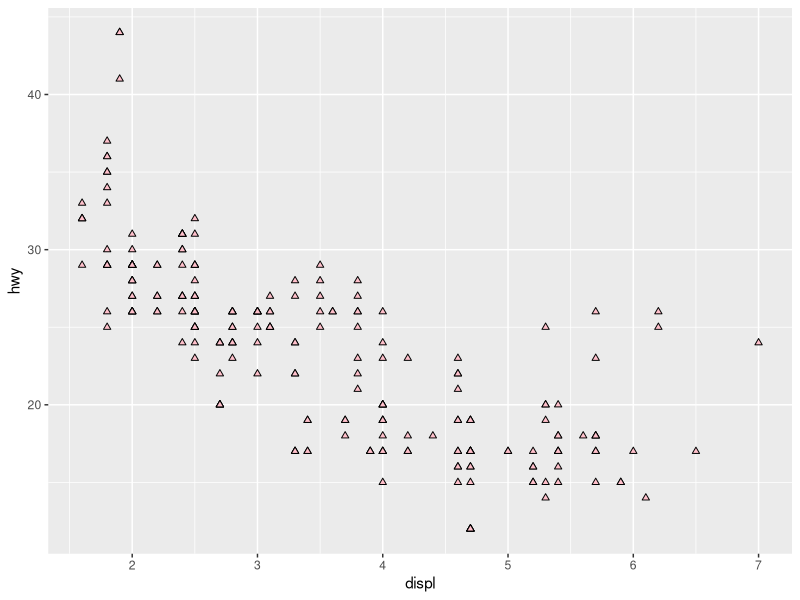
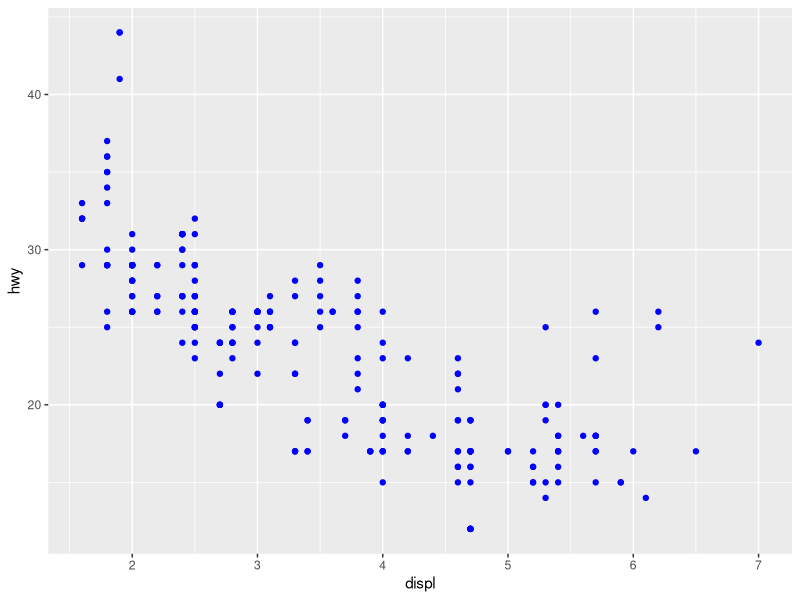
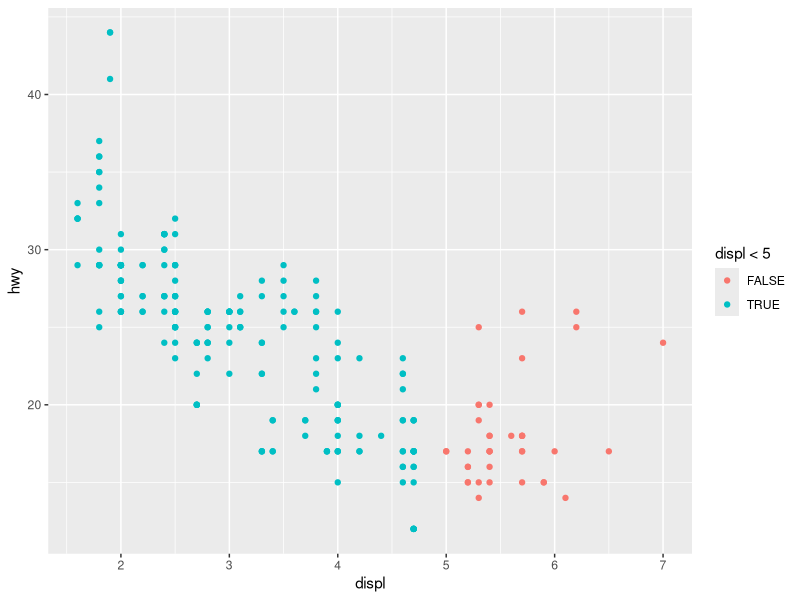
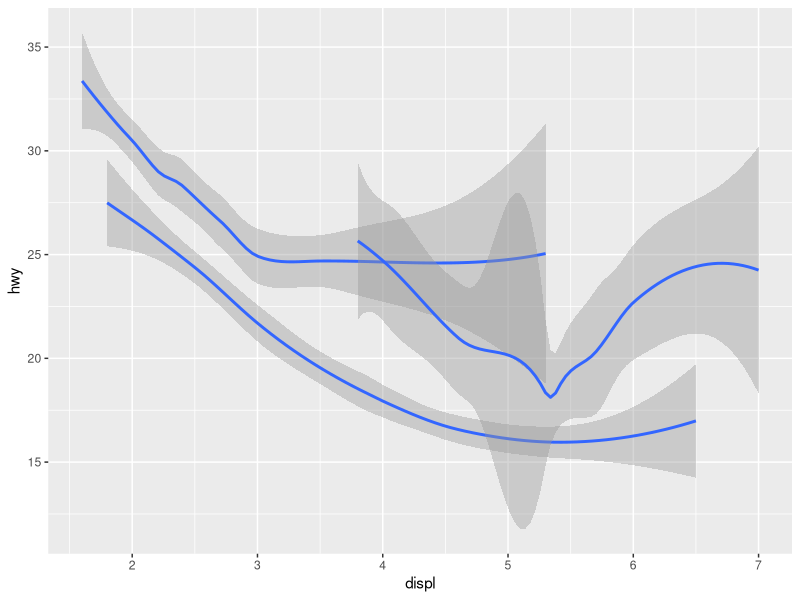
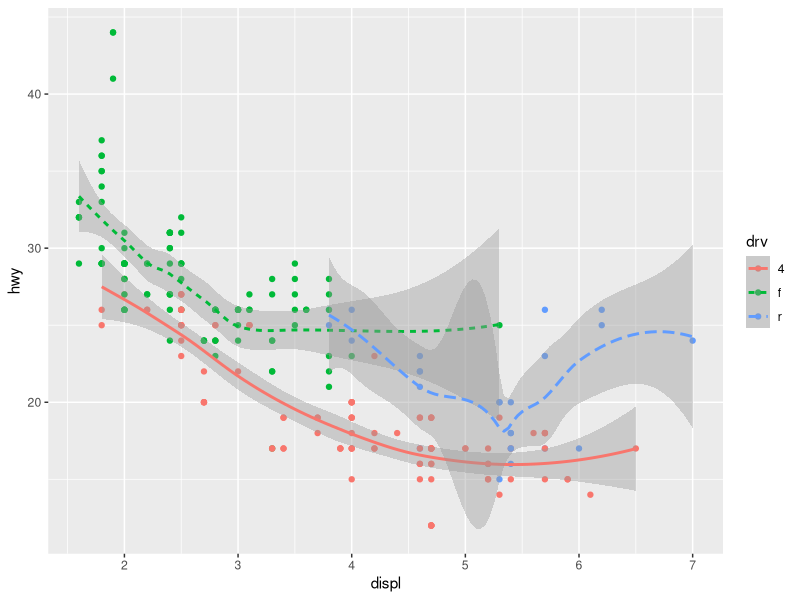
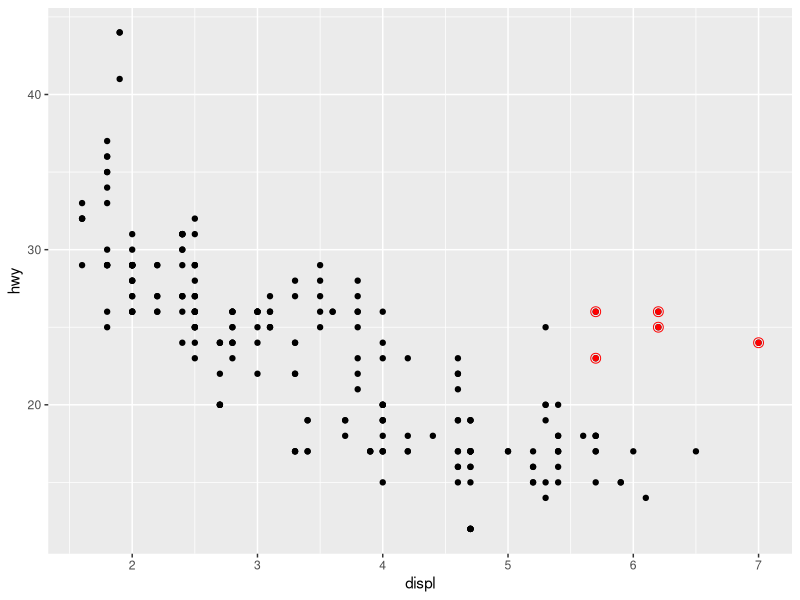
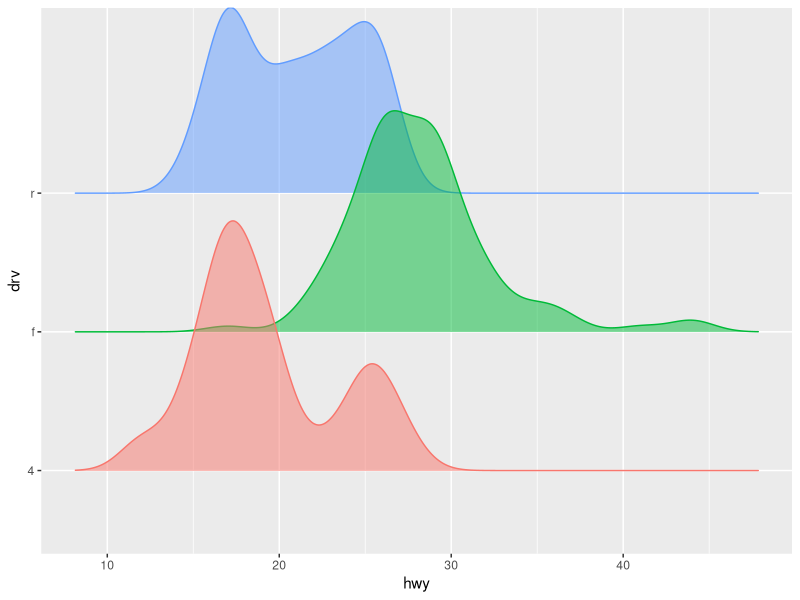
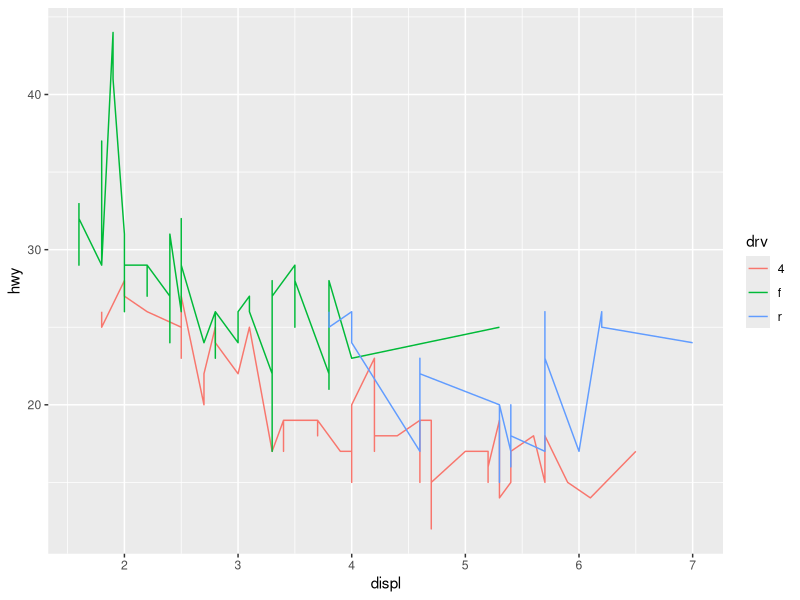

Source code (R) for these figures, in order:
library(tidyverse)

# aesthetics
# exercises
mpg |> 
  ggplot(aes(x = displ, y = hwy)) +
  geom_point(shape = 24, fill = "pink")

ggplot(mpg) +
  geom_point(aes(x = displ, y = hwy), color = "blue")

?geom_point

ggplot(mpg) +
  geom_point(aes(x = displ, y = hwy, color = displ < 5))

# geometric objects
View(mpg)

ggplot(mpg, aes(x = displ, y = hwy, shape = drv)) +
  geom_smooth()

ggplot(mpg, aes(x = displ, y = hwy, color = drv)) +
  geom_point() + 
  geom_smooth(aes(linetype=drv), se = TRUE)

ggplot(mpg, aes(x = displ, y = hwy)) +
  geom_point() +
  geom_point(
    data = mpg |> filter(class == "2seater"),
    color = "red"
  ) +
  geom_point(
    data = mpg |> filter(class == "2seater"),
    shape = "circle open", size = 3, color = "red"
  )

library(ggridges)
ggplot(mpg, aes(x = hwy, y = drv, fill = drv, color = drv)) +
  geom_density_ridges(alpha = 0.5, show.legend = FALSE)

# exercises
ggplot(mpg, aes(x = displ, y = hwy, color = drv, fill = drv)) +
  geom_line()

ggplot(mpg, aes(x = displ, y = hwy)) +
  geom_point(size = 3) +
  geom_smooth(se = FALSE)

ggplot(mpg, aes(x = displ, y = hwy)) +
  geom_smooth(aes(group = drv), se = FALSE, linewidth = 2) +
  geom_point(size = 3)
  

ggplot(mpg, aes(x = displ, y = hwy, color = drv)) +
  geom_point(size = 3) +
  geom_smooth(se = FALSE)

ggplot(mpg, aes(x = displ, y = hwy)) +
  geom_point(aes(color = drv), size = 3) +
  geom_smooth(se = FALSE, linewidth = 2)

ggplot(mpg, aes(x = displ, y = hwy)) +
  geom_point(aes(color = drv), size = 3) +
  geom_smooth(aes(linetype =  drv),se = FALSE, linewidth = 2)
?aes

ggplot(mpg, aes(x = displ, y = hwy)) +
  geom_point(size = 4, color = "white", fill = "white") +
  geom_point(aes(color = drv), size = 2)

# facets
ggplot(mpg, aes(x = displ, y = hwy)) +
  geom_point() +
  facet_grid(drv ~ cyl)

ggplot(mpg, aes(x = displ, y = hwy)) +
  geom_point() +
  facet_wrap(~cty)

# exercises
ggplot(mpg) +
  geom_point(aes(x = drv, y = cyl))

ggplot(mpg) +
  geom_point(aes(x = displ, y = hwy)) +
  facet_grid(drv ~ .)

ggplot(mpg) +
  geom_point(aes(x = displ, y = hwy)) +
  facet_wrap(~drv)

ggplot(mpg) +
  geom_point(aes(x = displ, y = hwy)) +
  facet_grid(. ~ cyl)

ggplot(mpg) +
  geom_point(aes(x = displ, y = hwy)) +
  facet_wrap(~cyl)
?facet_wrap

ggplot(mpg) +
  geom_point(aes(x = displ, y = hwy)) +
  facet_wrap(~ class, nrow = 2)

ggplot(mpg, aes(x = displ)) +
  geom_histogram() +
  facet_grid(drv ~ .)
ggplot(mpg, aes(x = displ)) +
  geom_histogram() +
  facet_grid(. ~ drv)

# these two plots are similar
ggplot(mpg) +
  geom_point(aes(x = displ, y = hwy)) +
  facet_grid(drv ~ .)

ggplot(mpg) + 
  geom_point(aes(x = displ, y = hwy)) +
  facet_wrap(~drv, ncol = 1)

# statistical transformation 
ggplot(diamonds, aes(x = cut)) +
  geom_bar()

View(diamonds)
diamonds
?diamonds
ggplot(diamonds, aes(x = carat, y = price)) +
  geom_point()


diamonds |> 
# use count()
  summarize(n=n(), .by = cut) |> 
  arrange(cut) |> 
  ggplot(aes(x = cut, y = n)) +
  labs(y = "count") +
  geom_col()

diamonds |>
  count(cut) |>
  ggplot(aes(x = cut, y = n)) +
  geom_bar(stat = "identity")

ggplot(diamonds, aes(x = cut, y = after_stat(prop), group = 1)) +
  geom_bar()
